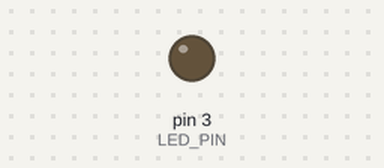
Recording of a sketch running on a simulated Arduino Uno, built with avr-gcc and run on an emulated ATmega328P. On the bench: output pins drawn as LEDs (lit = HIGH).

Above: at 0.05 s.
At 1.2 s:
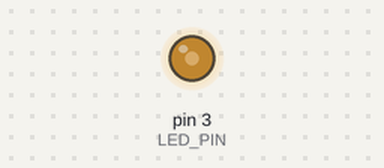
At 2.35 s:
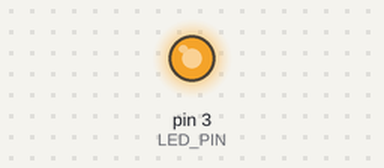
At 4.65 s:
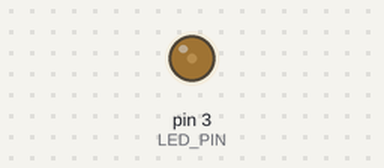
Timing chart, 0 to 6.6 s (numbered marks = the images above):
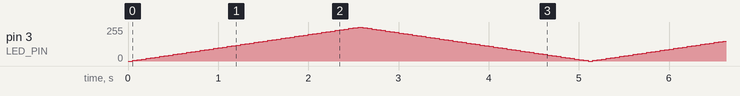

The sketch:

E-fadeUpDown.ino
```cpp
/*****************************************************************************************
 *    RG 101 - Pulse-Width Modulation (PWM)
 *     Fade     _____________                         _____________
 *             |             |                       |             |
 *             |             |                       |             |
 *     ________|             |_______________________|             |_______________________
 *
 *  This code will fade an LED using Pulse-width modulation
 *
 *  Digital 3 - RobotGeek LED
 *
 * For a more in depth explanation of wiring,  this code and more information on using
 * Digital outputs and Arduino check out our Digital Output Tutorial
 * http://learn.robotgeek.com/robotgeek-101-1/232-pwm-primer.html
 *
 *  This code is based of the stnadard Arduino fade code
 *  https://www.arduino.cc/en/Tutorial/Fade
 *
 * Important Functions
 *  analogWrite()
 *****************************************************************************************/

const int LED_PIN = 3;      //pin number for the led pin - this is 'const' since it will not change during code, and saves Arduino memory

int pwmValue;           //holds the current PWM value (0-255)
int fadeAmount = 5;     //amount to fade by - lower values create a more incremental, slower fade

//setup runs once when the Geekduino/Arduino is turned on
void setup()
{
  pinMode(LED_PIN, OUTPUT); //set LED_PIN to be an output

} //setup() is done, go to loop()

//loop runs forever once setup is complete
void loop()
{
  //analogWrite sets LED_PIN to whatever value is in PWMValue
  //This can be a value between 0 and 255. 0 is 0% duty cycle (off) and 255 is 100% duty cycle(on).
  //Values inbetween represent fractions of that duty cycle (i.e. 128 is ~50%).
  //NOTE - AnalogWrite does not create a 'true' analog value, but a PWM value
  analogWrite(LED_PIN, pwmValue);

  pwmValue = pwmValue + fadeAmount; //change the PWMValue for the next loop

  //if the PWM value gets to/higher than 255 or to/lower than 0
  if(pwmValue >= 255 || pwmValue <= 0)
  {
    fadeAmount = -1 * fadeAmount; //reverse the fade amount so the fade goes in the other direction
  }

  delay(50);  //wait 50 milliseconds to slow down the fading so that it is easy to see


}//go back to the first line in loop()
```
